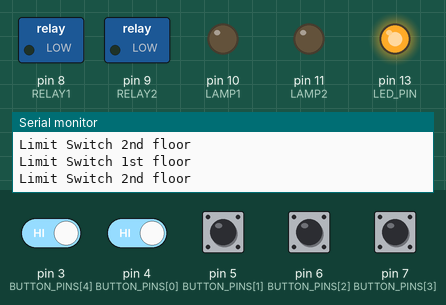
A sketch run on a simulated Arduino Uno, built with avr-gcc and run on an emulated ATmega328P. On the bench: switched loads named in the sketch (green lamp = pin HIGH), output pins drawn as LEDs (lit = HIGH), the last lines printed to the serial monitor. Inputs (shaded band) come from the test bench; at power-on: pin 3 (BUTTON_PINS[4]), pin 4 (BUTTON_PINS[0]), pin 5 (BUTTON_PINS[1]), pin 6 (BUTTON_PINS[2]), pin 7 (BUTTON_PINS[3]) HIGH.

Above: at 1.2 s.
1.3 s: pin 3 (BUTTON_PINS[4]) driven LOW and pin 4 (BUTTON_PINS[0]) driven LOW
5.3 s: pin 6 (BUTTON_PINS[2]) pulled LOW for 0.6 s
At 6.9 s:
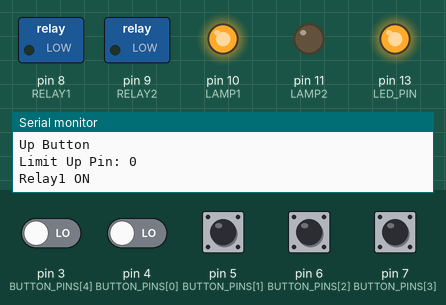
At 9.71 s:
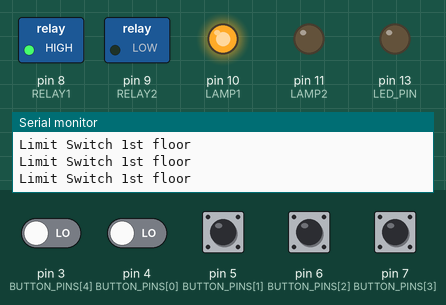
9.9 s: pin 4 (BUTTON_PINS[0]) driven HIGH
At 12.7 s:
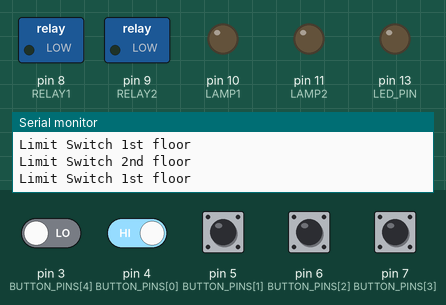
13.4 s: pin 4 (BUTTON_PINS[0]) driven LOW
17.4 s: pin 6 (BUTTON_PINS[2]) pulled LOW for 1 s
At 19.8 s:
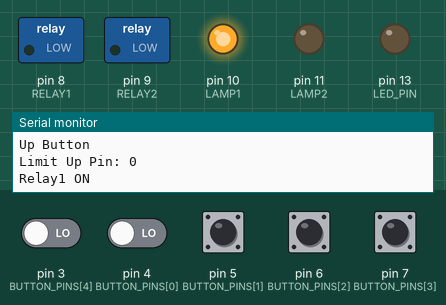
22.4 s: pin 5 (BUTTON_PINS[1]) pulled LOW for 0.6 s
Timing chart, 0 to 28.0 s (numbered marks = the images above; inputs shaded):
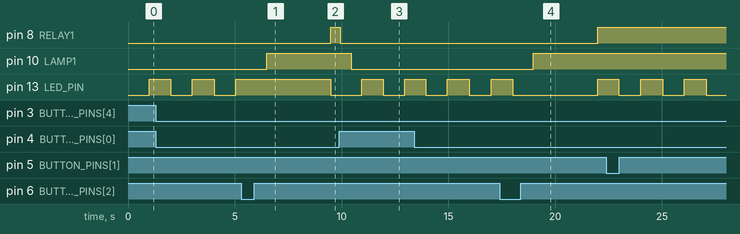

Measured:
- after the input at 5.3 s, pin 8 (RELAY1): LOW → HIGH after 4.2 s; pin 10 (LAMP1): LOW → HIGH after 1.2 s
- after the input at 9.9 s, pin 8 (RELAY1): HIGH → LOW after 0.05 s; pin 10 (LAMP1): HIGH → LOW after 0.55 s
- after the input at 17.4 s, pin 8 (RELAY1): LOW → HIGH after 4.6 s; pin 10 (LAMP1): LOW → HIGH after 1.6 s
- by itself, pin 13 (LED_PIN): alternates HIGH for 1.0 s and LOW for 1.0 s

The sketch:

lift.ino
```cpp
// Detect the falling edge of multiple buttons.
// Eight buttons with internal pullups.
// Toggles a LED when any button is pressed.
// Buttons on pins 2,3,4,5,6,7,8,9

// Include the Bounce2 library found here :
// https://github.com/thomasfredericks/Bounce2
#include <Bounce2.h>

#define LED_PIN 13

#define NUM_BUTTONS 5
const uint8_t BUTTON_PINS[NUM_BUTTONS] = {4, 5, 6, 7, 3};

// 4 limit switch 2nd floor
// 5 limit switch 1st floor
// 6 up
// 7 down
// 3 Emergency

int ledState = LOW;
// Generally, you should use "unsigned long" for variables that hold time
// The value will quickly become too large for an int to store
unsigned long previousMillis = 0;        // will store last time LED was updated

// constants won't change:
const long interval = 1000;           // interval at which to blink (milliseconds)


Bounce * buttons = new Bounce[NUM_BUTTONS];

#define RELAY1  8
#define RELAY2  9
#define LAMP1   10
#define LAMP2   11

bool limitUp = false;
bool limitDown = false;

void setup() {

  Serial.begin(9600);
  for (int i = 0; i < NUM_BUTTONS; i++) {
    buttons[i].attach( BUTTON_PINS[i] , INPUT_PULLUP  );       //setup the bounce instance for the current button
    buttons[i].interval(25);              // interval in ms
  }

  // Setup the LED :
  pinMode(LED_PIN, OUTPUT);
  pinMode(RELAY1, OUTPUT);
  pinMode(RELAY2, OUTPUT);
  pinMode(LAMP1, OUTPUT);
  pinMode(LAMP2, OUTPUT);
  digitalWrite(LED_PIN, ledState);
  Serial.println();
  Serial.println("Starting");
  // reset all relay
  digitalWrite(RELAY1, LOW);
  digitalWrite(RELAY2, LOW);
  digitalWrite(LAMP1, LOW);
  digitalWrite(LAMP2, LOW);
}

void loop() {

  bool needToToggleLed = false;
  int limitUpPin, limitDownPin;

  buttons[0].update();
  buttons[1].update();
  buttons[2].update();
  buttons[3].update();
  buttons[4].update();

  limitUpPin = digitalRead(BUTTON_PINS[0]);   // limit switch 2nd floor, Normal Open Switch - NO
  limitDownPin = digitalRead(BUTTON_PINS[1]); // limit switch 1st floor, Normal Open Switch - NO

  if (buttons[4].rose() ) {     // emergency switch
    digitalWrite(RELAY1, LOW);
    digitalWrite(RELAY2, LOW);
    digitalWrite(LAMP1, LOW);
    digitalWrite(LAMP2, LOW);
  }
  if (buttons[0].rose() || limitUpPin == HIGH) { // limit switch 2nd floor, turn off
    Serial.println("Limit Switch 2nd floor");
    if (limitUp == false) {
      digitalWrite(RELAY1, LOW);
      digitalWrite(RELAY2, LOW);
      delay(500);
      digitalWrite(LAMP1, LOW);   // Lamp 1
      limitUp = true;
      limitDown = false; //
    }
  }
  if (buttons[1].rose() || limitDownPin == HIGH) { // limit switch 1st floor, turn off
    Serial.println("Limit Switch 1st floor");
    if (limitDown == false) {
      digitalWrite(RELAY1, LOW);
      digitalWrite(RELAY2, LOW);
      delay(500);
      digitalWrite(LAMP2, LOW);   // Lamp 2
      limitUp = false; //
      limitDown = true;
    }

  }
  if (buttons[2].rose() ) { // Relay 1 up
    Serial.println("Up Button");
    delay(500);
    limitUpPin = digitalRead(BUTTON_PINS[0]); // prevent
    Serial.print("Limit Up Pin: ");
    Serial.println(limitUpPin);
    if (limitUpPin == LOW) {       // if HIGH lift position is limit
      Serial.println("Relay1 ON");
      digitalWrite(RELAY2, LOW);
      digitalWrite(LAMP1, HIGH);   // Lamp 1
      delay(3000);                 // delay for protect motor
      digitalWrite(RELAY1, HIGH);
      limitUp = false;
      limitDown = true;  //
    }
  }
  if (buttons[3].rose() ) { // Relay 2 down
    Serial.println("Down Button");
    delay(500);
    limitDownPin = digitalRead(BUTTON_PINS[1]);
    Serial.print("Limit Down Pin: ");
    Serial.println(limitDownPin);
    if (limitDownPin == LOW) {
      Serial.println("Relay2 ON");
      digitalWrite(RELAY1, LOW);
      digitalWrite(LAMP2, HIGH);   // Lamp 2
      delay(3000);                 // delay for protect motor
      digitalWrite(RELAY2, HIGH);

      limitUp = true;  //
      limitDown = false;
    }
  }

  /*
  for (int i = 0; i < NUM_BUTTONS; i++)  {
    // Update the Bounce instance :
    buttons[i].update();
    // If it fell, flag the need to toggle the LED
    if ( buttons[i].fell() ) {
      needToToggleLed = true;
    }
  }

  // if a LED toggle has been flagged :
  if ( needToToggleLed ) {
    // Toggle LED state :
    ledState = !ledState;
    digitalWrite(LED_PIN, ledState);
  }
  */
  blink();

}

void blink()
{
  unsigned long currentMillis = millis();

  if (currentMillis - previousMillis >= interval) {
    // save the last time you blinked the LED
    previousMillis = currentMillis;

    // if the LED is off turn it on and vice-versa:
    if (ledState == LOW) {
      ledState = HIGH;
    } else {
      ledState = LOW;
    }

    // set the LED with the ledState of the variable:
    digitalWrite(LED_PIN, ledState);
  }
}
```
